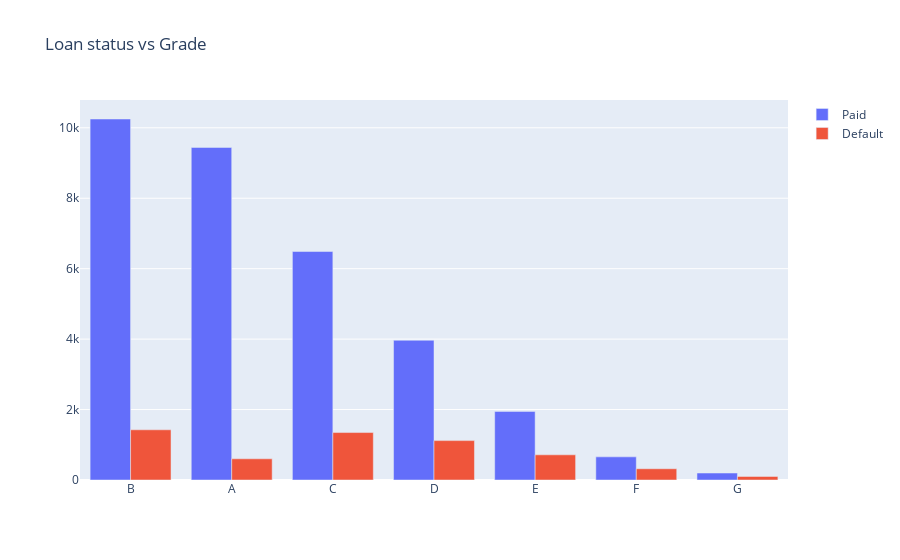

Notebook code for this chart:
### Code cell
tr0 = go.Bar(
x = df[df["loan_status"]== 'Fully Paid']["grade"].value_counts().index.values,
y = df[df["loan_status"]== 'Fully Paid']["grade"].value_counts().values,
name='Paid'
)


tr1 = go.Bar(
x = df[df["loan_status"]== 'Charged Off']["grade"].value_counts().index.values,
y = df[df["loan_status"]== 'Charged Off']["grade"].value_counts().values,
name="Default"
)
data = [tr0, tr1]



layout = go.Layout(
title='Loan status vs Grade'
)




fig = go.Figure(data=data, layout=layout)



py.iplot(fig, filename='Loan_status_vs_house_ownership')

### Figure 1 — Plotly figure (JSON) as saved in the notebook; plotly's stock layout.template omitted (floating-point values rounded to 4 significant figures)
{"data": [{"name": "Paid", "type": "bar", "x": ["B", "A", "C", "D", "E", "F", "G"], "y": [10250, 9443, 6487, 3967, 1948, 657, 198]}, {"name": "Default", "type": "bar", "x": ["B", "C", "D", "E", "A", "F", "G"], "y": [1425, 1347, 1118, 715, 602, 319, 101]}], "layout": {"title": {"text": "Loan status vs Grade"}}}
